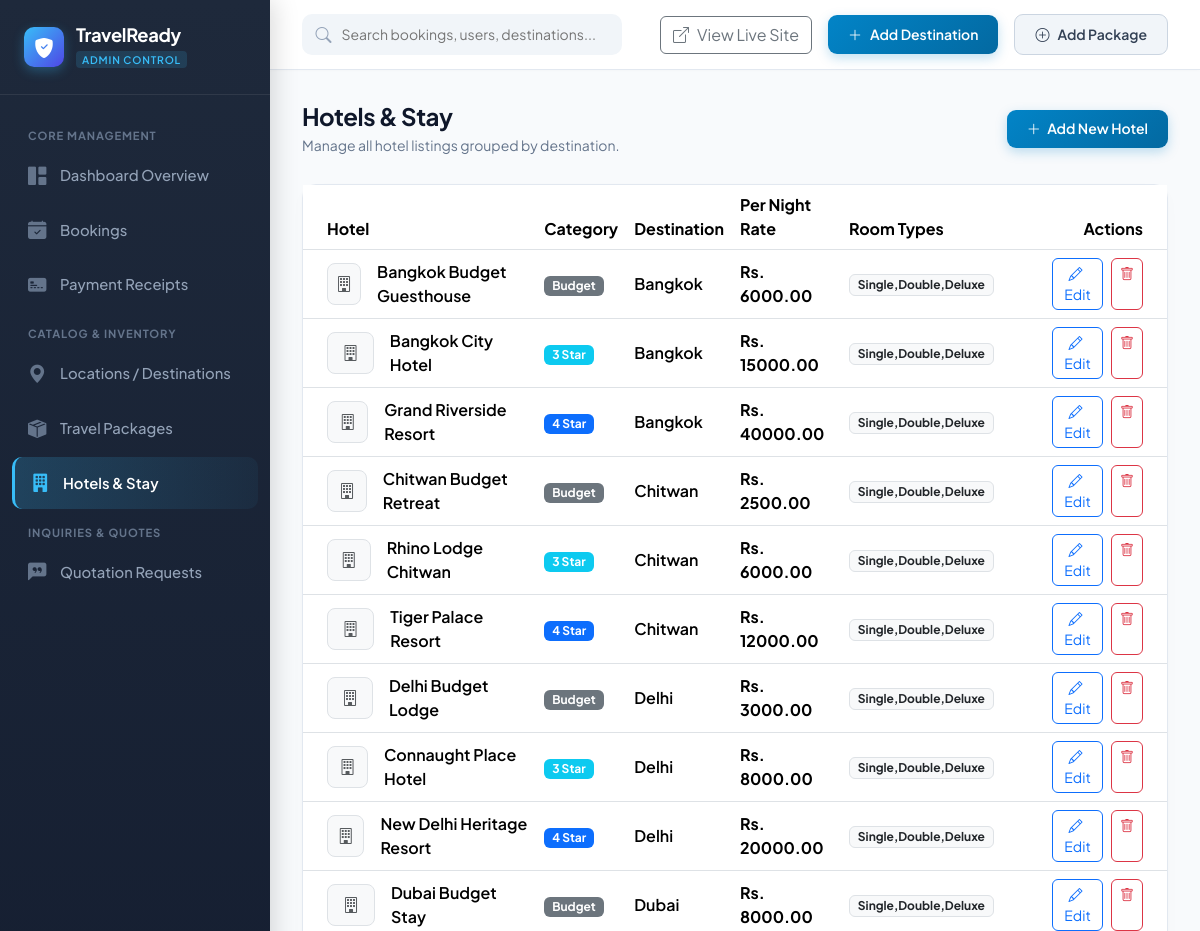
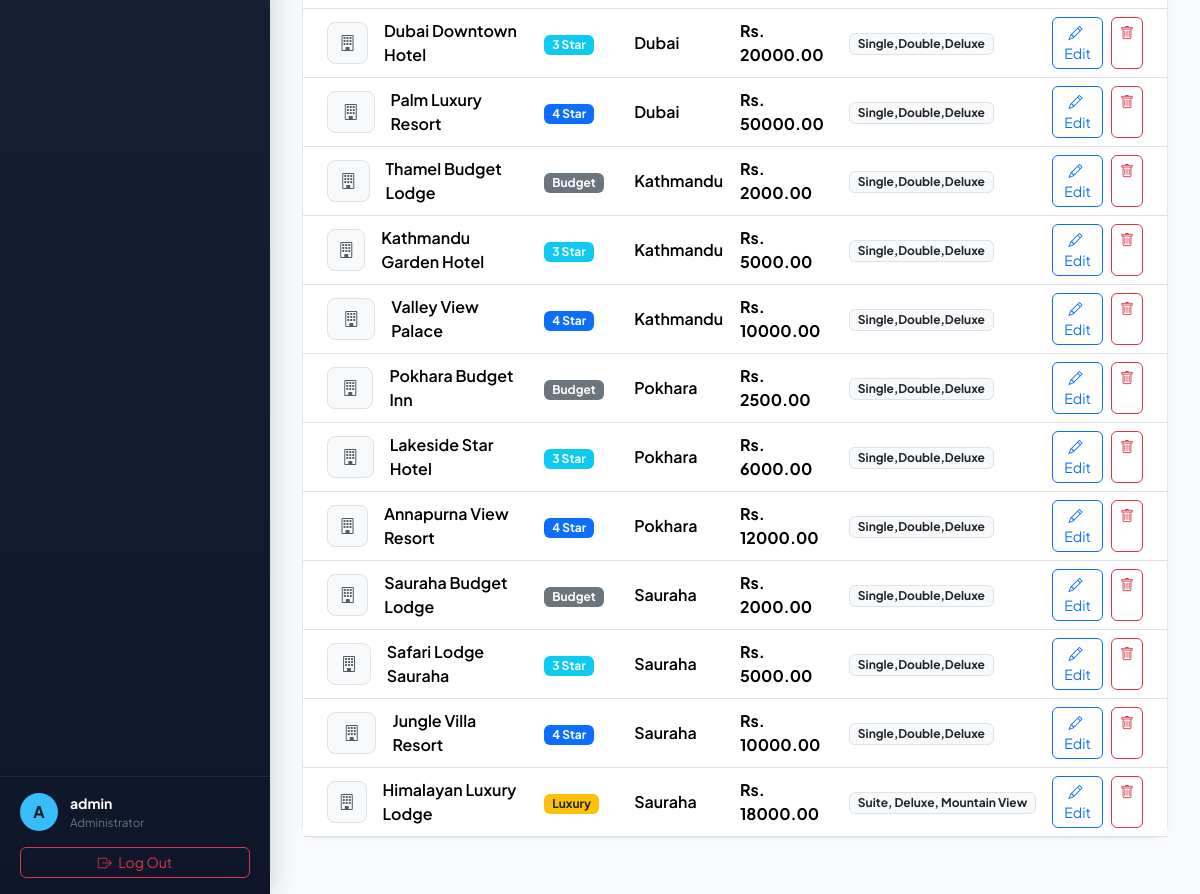
Screenshot of /dashboard/admin/hotels/ (signed in) with the database file from the repository (2 pictures, top to bottom).
### apps/destinations/models.py (models this page shows, shortened)
class Hotel(models.Model):
    CATEGORY_CHOICES = [
        ('BUDGET', 'Budget'),
        ('THREE_STAR', '3 Star'),
        ('FOUR_STAR', '4 Star'),
        ('LUXURY', 'Luxury'),
    ]
    name = models.CharField(max_length=200)
    destination = models.ForeignKey(
        Destination,
        on_delete=models.CASCADE,
        related_name='hotels',
    )
    category = models.CharField(
        max_length=15,
        choices=CATEGORY_CHOICES,
        default='BUDGET',
    )
    per_night_rate = models.DecimalField(
        max_digits=10,
        decimal_places=2,
        default=0,
    )
    room_types = models.CharField(
        max_length=200,
        blank=True,
        help_text='Comma separated: Single,Double,Deluxe',
    )
    image = models.ImageField(upload_to='hotels/', blank=True, null=True)
    description = models.TextField(blank=True)

class Destination(models.Model):
    DESTINATION_TYPE = [
        ('INSIDE_COUNTRY', 'Inside Country'),
        ('OUTSIDE_COUNTRY', 'Outside Country'),
    ]
    STATUS = [
        ('Active', 'Active'),
        ('Inactive', 'Inactive'),
    ]
    name = models.CharField(max_length=200)
    slug = models.SlugField(unique=True, max_length=200)
    destination_type = models.CharField(
        max_length=20,
        choices=DESTINATION_TYPE,
        default='INSIDE_COUNTRY',
    )
    location = models.CharField(max_length=200, blank=True)
    district = models.CharField(max_length=100, blank=True)
    description = models.TextField()
    main_image = models.ImageField(
        upload_to='destinations/main/',
        blank=True,
        null=True,
    )
    rules_regulations = models.TextField(blank=True)
    best_season = models.CharField(max_length=200, blank=True)
    base_visit_cost = models.DecimalField(
        max_digits=10,
        decimal_places=2,
        default=0,
    )
    status = models.CharField(
        max_length=10,
        choices=STATUS,
        default='Active',
    )
    created_at = models.DateTimeField(auto_now_add=True)
    updated_at = models.DateTimeField(auto_now=True)

### apps/accounts/views.py (the view)
@login_required
def admin_hotels(request):
    if not (request.user.is_staff or request.user.is_superuser):
        messages.error(request, 'You do not have permission to access this page.')
        return redirect('dashboard:dashboard')
    from apps.destinations.models import Hotel
    hotels = Hotel.objects.all().select_related('destination').order_by('destination__name')
    context = {
        'hotels': hotels,
    }
    return render(request, 'dashboard/admin/hotels/list.html', context)

### templates/dashboard/admin/hotels/list.html (shortened to what this page needs)
{% extends 'dashboard/base_admin.html' %}
{% load static %}
{% block content %}
<div class="page-header">
    <div>
        <h1 class="page-title">Hotels & Stay</h1>
        <div class="page-subtitle">Manage all hotel listings grouped by destination.</div>
    </div>
    <a href="{% url 'dashboard:admin_hotel_create' %}" class="btn btn-admin-primary">
        <i class="bi bi-plus-lg me-1"></i> Add New Hotel
    </a>
</div>
<div class="admin-card">
    <div class="table-responsive">
        <table class="table table-hover align-middle mb-0">
            <thead class="bg-light">
                <tr>
                    <th class="ps-4">Hotel</th>
                    <th>Category</th>
                    <th>Destination</th>
                    <th>Per Night Rate</th>
                    <th>Room Types</th>
                    <th class="pe-4 text-end">Actions</th>
                </tr>
            </thead>
            <tbody>
                {% for hotel in hotels %}
                <tr>
                    <td class="ps-4">
                        <div class="d-flex align-items-center gap-3">
                            {% if hotel.image %}
                            <img src="{{ hotel.image.url }}" alt="{{ hotel.name }}" class="rounded-3 shadow-sm" style="width: 50px; height: 42px; object-fit: cover;">
                            {% else %}
                            <div class="bg-light rounded-3 d-flex align-items-center justify-content-center border" style="width: 50px; height: 42px;">
                                <i class="bi bi-building text-muted"></i>
                            </div>
                            {% endif %}
                            <div class="fw-semibold">{{ hotel.name }}</div>
                        </div>
                    </td>
                    <td>
                        {% if hotel.category == 'BUDGET' %}
                            <span class="badge bg-secondary">Budget</span>
                        {% elif hotel.category == 'THREE_STAR' %}
                            <span class="badge bg-info">3 Star</span>
                        {% elif hotel.category == 'FOUR_STAR' %}
                            <span class="badge bg-primary">4 Star</span>
                        {% else %}
                            <span class="badge bg-warning text-dark">Luxury</span>
                        {% endif %}
                    </td>
                    <td>
                        <div class="fw-semibold">{{ hotel.destination.name }}</div>
                    </td>
                    <td class="fw-bold">Rs. {{ hotel.per_night_rate }}</td>
                    <td>
                        {% if hotel.room_types %}
                            <span class="badge bg-light text-dark border">{{ hotel.room_types }}</span>
                        {% else %}
                            <span class="text-muted">—</span>
                        {% endif %}
                    </td>
                    <td class="pe-4 text-end">
                        <div class="d-inline-flex gap-2">
                            <a href="{% url 'dashboard:admin_hotel_edit' hotel.pk %}" class="btn btn-sm btn-outline-primary rounded-2">
                                <i class="bi bi-pencil me-1"></i> Edit
                            </a>
                            <a href="{% url 'dashboard:admin_hotel_delete' hotel.pk %}" class="btn btn-sm btn-outline-danger rounded-2">
                                <i class="bi bi-trash"></i>
                            </a>
                        </div>
                    </td>
                </tr>
                {% empty %}
                <tr>
                    <td colspan="6" class="text-center py-5 text-muted">No hotels found. Add hotels via destinations.</td>
                </tr>
                {% endfor %}
            </tbody>
        </table>
    </div>
</div>
{% endblock %}

### templates/dashboard/base_admin.html (shortened to what this page needs)
<!DOCTYPE html>
<html lang="en">
<head>
    <link href="https://cdn.jsdelivr.net/npm/bootstrap@5.3.2/dist/css/bootstrap.min.css" rel="stylesheet">
    <link rel="stylesheet" href="https://cdn.jsdelivr.net/npm/bootstrap-icons@1.11.2/font/bootstrap-icons.min.css">
</head>
<body>
    <aside class="admin-sidebar" id="adminSidebar">
        <div class="sidebar-brand">
            <div class="brand-icon">
                <i class="bi bi-shield-fill-check"></i>
            </div>
            <div>
                <div class="brand-text">TravelReady</div>
                <span class="brand-badge">ADMIN CONTROL</span>
            </div>
        </div>
        <nav class="sidebar-nav">
            <div class="nav-section-title">Core Management</div>
            <a href="{% url 'dashboard:admin_dashboard' %}" class="admin-nav-item {% if request.resolver_match.url_name == 'admin_dashboard' %}active{% endif %}">
                <i class="bi bi-grid-1x2-fill"></i>
                <span>Dashboard Overview</span>
            </a>
            <a href="{% url 'dashboard:admin_bookings' %}" class="admin-nav-item {% if '/admin/bookings' in request.path %}active{% endif %}">
                <i class="bi bi-calendar-check-fill"></i>
                <span>Bookings</span>
            </a>
            <a href="{% url 'dashboard:admin_payments' %}" class="admin-nav-item {% if '/admin/payments' in request.path %}active{% endif %}">
                <i class="bi bi-credit-card-2-front-fill"></i>
                <span>Payment Receipts</span>
            </a>
            <div class="nav-section-title">Catalog & Inventory</div>
            <a href="{% url 'dashboard:admin_destinations' %}" class="admin-nav-item {% if '/admin/destinations' in request.path %}active{% endif %}">
                <i class="bi bi-geo-alt-fill"></i>
                <span>Locations / Destinations</span>
            </a>
            <a href="{% url 'dashboard:admin_packages' %}" class="admin-nav-item {% if '/admin/packages' in request.path %}active{% endif %}">
                <i class="bi bi-box-seam-fill"></i>
                <span>Travel Packages</span>
            </a>
            <a href="{% url 'dashboard:admin_hotels' %}" class="admin-nav-item {% if '/admin/hotels' in request.path %}active{% endif %}">
                <i class="bi bi-building-fill"></i>
                <span>Hotels & Stay</span>
            </a>
            <div class="nav-section-title">Inquiries & Quotes</div>
            <a href="{% url 'dashboard:admin_quotations' %}" class="admin-nav-item {% if '/admin/quotations' in request.path %}active{% endif %}">
                <i class="bi bi-chat-left-quote-fill"></i>
                <span>Quotation Requests</span>
            </a>
        </nav>
        <div class="sidebar-footer">
            <div class="admin-user-profile mb-2">
                <div class="admin-avatar">
                    {{ user.username|slice:":1"|upper }}
                </div>
                <div class="overflow-hidden">
                    <div class="text-white fw-bold text-truncate" style="font-size: 0.875rem;">{{ user.get_full_name|default:user.username }}</div>
                    <div class="text-secondary small" style="font-size: 0.725rem;">Administrator</div>
                </div>
            </div>
            <a href="{% url 'accounts:logout' %}" class="btn btn-outline-danger btn-sm w-100 mt-2 rounded-2">
                <i class="bi bi-box-arrow-right me-1"></i> Log Out
            </a>
        </div>
    </aside>
    <div class="admin-wrapper">
        <header class="admin-topbar">
            <div class="d-flex align-items-center gap-3">
                <div class="topbar-search d-none d-md-block">
                    <i class="bi bi-search"></i>
                    <input type="text" placeholder="Search bookings, users, destinations...">
                </div>
            </div>
            <div class="topbar-actions">
                <a href="{% url 'destinations_home:home' %}" target="_blank" class="btn btn-outline-secondary d-none d-sm-inline-flex align-items-center gap-2">
                    <i class="bi bi-box-arrow-up-right"></i>
                    <span>View Live Site</span>
                </a>
                <a href="{% url 'dashboard:admin_destination_create' %}" class="btn btn-admin-primary d-none d-sm-inline-flex align-items-center gap-2">
                    <i class="bi bi-plus-lg"></i>
                    <span>Add Destination</span>
                </a>
                <a href="{% url 'dashboard:admin_package_create' %}" class="btn btn-admin-secondary d-none d-sm-inline-flex align-items-center gap-2">
                    <i class="bi bi-plus-circle"></i>
                    <span>Add Package</span>
                </a>
            </div>
        </header>
        <main class="admin-content-body">
            {% block content %}{% endblock %}
        </main>
    </div>
</body>
</html>

### templates/dashboard/base_admin.html (style rules this page uses)
:root { --admin-bg: #0f172a; --admin-sidebar-bg: #1e293b; --admin-accent: #38bdf8; --admin-accent-hover: #0284c7; --admin-card-bg: #ffffff; --admin-border: #e2e8f0; --admin-text-main: #1e293b; --admin-text-muted: #64748b; }
body { font-family: 'Plus Jakarta Sans', sans-serif; background-color: #f8fafc; color: var(--admin-text-main); min-height: 100vh; margin: 0; overflow-x: hidden; }
.admin-sidebar { width: 270px; background: linear-gradient(180deg, #1e293b 0%, #0f172a 100%); min-height: 100vh; position: fixed; top: 0; left: 0; bottom: 0; z-index: 1040; transition: all 0.3s ease; box-shadow: 4px 0 24px rgba(0, 0, 0, 0.15); display: flex; flex-direction: column; }
.sidebar-brand { padding: 1.5rem 1.5rem; border-bottom: 1px solid rgba(255, 255, 255, 0.08); display: flex; align-items: center; gap: 0.75rem; }
.brand-icon { width: 40px; height: 40px; background: linear-gradient(135deg, #38bdf8 0%, #4f46e5 100%); border-radius: 10px; display: flex; align-items: center; justify-content: center; color: #ffffff; font-size: 1.25rem; box-shadow: 0 4px 12px rgba(56, 189, 248, 0.3); }
.brand-text { color: #ffffff; font-weight: 700; font-size: 1.15rem; line-height: 1.2; letter-spacing: -0.02em; }
.brand-badge { font-size: 0.65rem; text-transform: uppercase; letter-spacing: 0.08em; background: rgba(56, 189, 248, 0.15); color: #38bdf8; padding: 2px 6px; border-radius: 4px; font-weight: 600; }
.sidebar-nav { padding: 1.25rem 0.75rem; flex: 1; overflow-y: auto; }
.nav-section-title { color: #64748b; font-size: 0.7rem; font-weight: 700; text-transform: uppercase; letter-spacing: 0.08em; padding: 0.75rem 1rem 0.35rem 1rem; }
.admin-nav-item { display: flex; align-items: center; gap: 0.85rem; padding: 0.75rem 1rem; color: #94a3b8; text-decoration: none; font-weight: 500; font-size: 0.925rem; border-radius: 10px; margin-bottom: 3px; transition: all 0.2s ease; }
.admin-nav-item i { font-size: 1.15rem; color: #64748b; transition: all 0.2s ease; }
.admin-nav-item.active { color: #ffffff; background: linear-gradient(90deg, rgba(56, 189, 248, 0.2) 0%, rgba(56, 189, 248, 0.05) 100%); border-left: 3.5px solid #38bdf8; font-weight: 600; }
.admin-nav-item.active i { color: #38bdf8; }
.sidebar-footer { padding: 1rem 1.25rem; border-top: 1px solid rgba(255, 255, 255, 0.08); background: rgba(15, 23, 42, 0.6); }
.admin-user-profile { display: flex; align-items: center; gap: 0.75rem; }
.admin-avatar { width: 38px; height: 38px; border-radius: 50%; background: #38bdf8; color: #0f172a; font-weight: 700; display: flex; align-items: center; justify-content: center; font-size: 1rem; }
.admin-wrapper { margin-left: 270px; min-height: 100vh; display: flex; flex-direction: column; transition: all 0.3s ease; }
.admin-topbar { height: 70px; background: #ffffff; border-bottom: 1px solid #e2e8f0; padding: 0 2rem; display: flex; align-items: center; justify-content: space-between; position: sticky; top: 0; z-index: 1030; box-shadow: 0 1px 3px rgba(0, 0, 0, 0.02); }
.topbar-search { position: relative; width: 320px; }
.topbar-search input { background: #f1f5f9; border: 1px solid transparent; border-radius: 10px; padding: 0.55rem 1rem 0.55rem 2.4rem; font-size: 0.875rem; width: 100%; transition: all 0.2s ease; }
.topbar-search i { position: absolute; left: 0.85rem; top: 50%; transform: translateY(-50%); color: #94a3b8; }
.topbar-actions { display: flex; align-items: center; gap: 1rem; }
.admin-content-body { padding: 2rem; flex: 1; }
.page-header { margin-bottom: 1.75rem; display: flex; align-items: center; justify-content: space-between; }
.page-title { font-size: 1.5rem; font-weight: 700; color: #0f172a; margin: 0; letter-spacing: -0.02em; }
.page-subtitle { color: #64748b; font-size: 0.875rem; margin-top: 0.25rem; }
.admin-card { background: #ffffff; border: 1px solid #e2e8f0; border-radius: 14px; box-shadow: 0 1px 3px rgba(0, 0, 0, 0.02), 0 6px 16px rgba(0, 0, 0, 0.02); transition: all 0.2s ease; margin-bottom: 1.5rem; }
.btn-admin-primary { background: linear-gradient(135deg, #0284c7 0%, #0369a1 100%); color: #ffffff; border: none; padding: 0.55rem 1.25rem; border-radius: 9px; font-weight: 600; font-size: 0.875rem; box-shadow: 0 4px 12px rgba(2, 132, 199, 0.25); transition: all 0.2s ease; }
.btn-admin-secondary { background: #f1f5f9; color: #334155; border: 1px solid #cbd5e1; padding: 0.55rem 1.25rem; border-radius: 9px; font-weight: 600; font-size: 0.875rem; transition: all 0.2s ease; }

### rows the page displays
Hotel: name "Bangkok Budget Guesthouse", category "Budget", destination.name "Bangkok", per_night_rate "6000.00", room_types "Single,Double,Deluxe"
Hotel: name "Bangkok City Hotel", category "3 Star", destination.name "Bangkok", per_night_rate "15000.00", room_types "Single,Double,Deluxe"
Hotel: name "Grand Riverside Resort", category "4 Star", destination.name "Bangkok", per_night_rate "40000.00", room_types "Single,Double,Deluxe"
Hotel: name "Chitwan Budget Retreat", category "Budget", destination.name "Chitwan", per_night_rate "2500.00", room_types "Single,Double,Deluxe"
Hotel: name "Rhino Lodge Chitwan", category "3 Star", destination.name "Chitwan", per_night_rate "6000.00", room_types "Single,Double,Deluxe"
Hotel: name "Tiger Palace Resort", category "4 Star", destination.name "Chitwan", per_night_rate "12000.00", room_types "Single,Double,Deluxe"
Hotel: name "Delhi Budget Lodge", category "Budget", destination.name "Delhi", per_night_rate "3000.00", room_types "Single,Double,Deluxe"
Hotel: name "Connaught Place Hotel", category "3 Star", destination.name "Delhi", per_night_rate "8000.00", room_types "Single,Double,Deluxe"
Hotel: name "New Delhi Heritage Resort", category "4 Star", destination.name "Delhi", per_night_rate "20000.00", room_types "Single,Double,Deluxe"
Hotel: name "Dubai Budget Stay", category "Budget", destination.name "Dubai", per_night_rate "8000.00", room_types "Single,Double,Deluxe"
Hotel: name "Dubai Downtown Hotel", category "3 Star", destination.name "Dubai", per_night_rate "20000.00", room_types "Single,Double,Deluxe"
Hotel: name "Palm Luxury Resort", category "4 Star", destination.name "Dubai", per_night_rate "50000.00", room_types "Single,Double,Deluxe"
Hotel: name "Thamel Budget Lodge", category "Budget", destination.name "Kathmandu", per_night_rate "2000.00", room_types "Single,Double,Deluxe"
Hotel: name "Kathmandu Garden Hotel", category "3 Star", destination.name "Kathmandu", per_night_rate "5000.00", room_types "Single,Double,Deluxe"
Hotel: name "Valley View Palace", category "4 Star", destination.name "Kathmandu", per_night_rate "10000.00", room_types "Single,Double,Deluxe"
Hotel: name "Pokhara Budget Inn", category "Budget", destination.name "Pokhara", per_night_rate "2500.00", room_types "Single,Double,Deluxe"
Hotel: name "Lakeside Star Hotel", category "3 Star", destination.name "Pokhara", per_night_rate "6000.00", room_types "Single,Double,Deluxe"
Hotel: name "Annapurna View Resort", category "4 Star", destination.name "Pokhara", per_night_rate "12000.00", room_types "Single,Double,Deluxe"
Hotel: name "Sauraha Budget Lodge", category "Budget", destination.name "Sauraha", per_night_rate "2000.00", room_types "Single,Double,Deluxe"
Hotel: name "Safari Lodge Sauraha", category "3 Star", destination.name "Sauraha", per_night_rate "5000.00", room_types "Single,Double,Deluxe"
Hotel: name "Jungle Villa Resort", category "4 Star", destination.name "Sauraha", per_night_rate "10000.00", room_types "Single,Double,Deluxe"
Hotel: name "Himalayan Luxury Lodge", category "Luxury", destination.name "Sauraha", per_night_rate "18000.00", room_types "Suite, Deluxe, Mountain View"

### other values shown
{{ user.username|slice:":1"|upper }} "A"
{{ user.get_full_name|default:user.username }} "admin"
